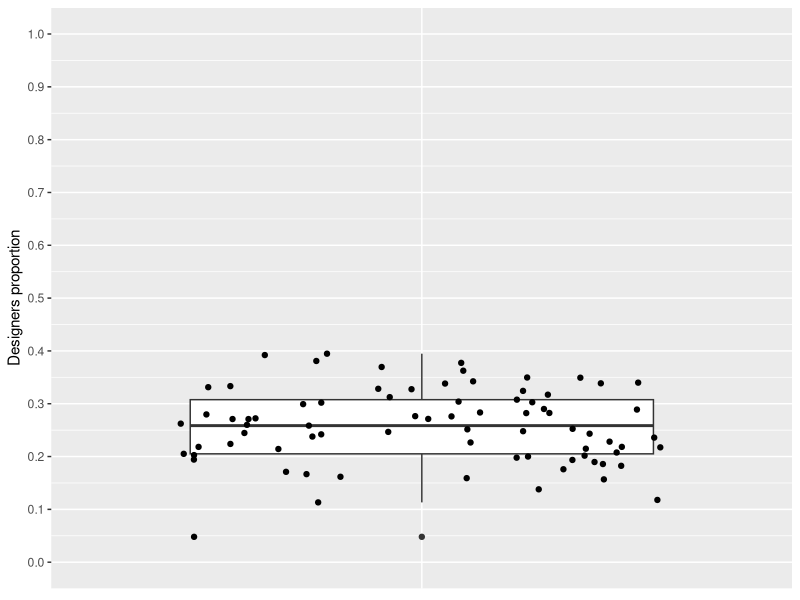

Generate this figure with R:
library("ggplot2")
#theme_set(theme_bw())

data = read.table("../data-to-plot/to-plot-project-designers-commiters-proportion.data", header = T)

gg = ggplot(data, aes(x = factor(0), y = Proportion))

p = gg + geom_boxplot() + theme( axis.title.x=element_blank(),axis.text.x=element_blank(),axis.ticks.x=element_blank() ) + coord_cartesian(ylim=c(0, 1)) + ylab("Designers proportion") + geom_jitter() + scale_y_continuous(breaks=seq(0,1,1/10))
ggsave(p, file="../graphs/boxplot-designers-proportion-rq2.pdf", width=4, height=4)


#  Proportion     
# Min.   :0.08929  
# 1st Qu.:0.20930  
# Median :0.25000  
# Mean   :0.24598  
# 3rd Qu.:0.29379  
# Max.   :0.35794 
# sd: 0.06219354
